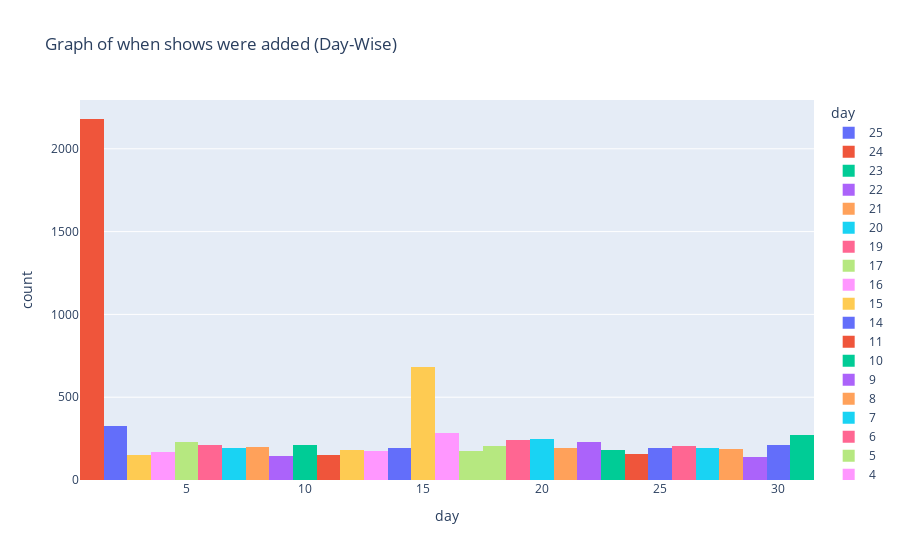

The notebook cell saved with this chart:
### Markdown cell above
#### **1) Day-Wise Analysis**

### Code cell
#plotting a graph on basis of which day it was added in
df_date_added['date_added_day'] = pd.to_datetime(df_date_added['date_added']).dt.day 
plt.histogram(df_date_added, x='date_added_day', title='Graph of when shows were added (Day-Wise)', color='date_added_day', labels={"date_added_day":"day"})

### Figure 1 — Plotly figure (JSON) as saved in the notebook; plotly's stock layout.template omitted (floating-point values rounded to 4 significant figures; data arrays with more than 128 entries replaced by an {"elided": "..."} marker saying what was removed)
{"data": [{"alignmentgroup": "True", "bingroup": "x", "hovertemplate": "day=%{x}<br>count=%{y}<extra></extra>", "legendgroup": "25", "marker": {"color": "#636efa", "pattern": {"shape": ""}}, "name": "25", "offsetgroup": "25", "orientation": "v", "showlegend": true, "type": "histogram", "x": {"elided": "196 int values"}, "xaxis": "x", "yaxis": "y"}, {"alignmentgroup": "True", "bingroup": "x", "hovertemplate": "day=%{x}<br>count=%{y}<extra></extra>", "legendgroup": "24", "marker": {"color": "#EF553B", "pattern": {"shape": ""}}, "name": "24", "offsetgroup": "24", "orientation": "v", "showlegend": true, "type": "histogram", "x": {"elided": "159 int values"}, "xaxis": "x", "yaxis": "y"}, {"alignmentgroup": "True", "bingroup": "x", "hovertemplate": "day=%{x}<br>count=%{y}<extra></extra>", "legendgroup": "23", "marker": {"color": "#00cc96", "pattern": {"shape": ""}}, "name": "23", "offsetgroup": "23", "orientation": "v", "showlegend": true, "type": "histogram", "x": {"elided": "183 int values"}, "xaxis": "x", "yaxis": "y"}, {"alignmentgroup": "True", "bingroup": "x", "hovertemplate": "day=%{x}<br>count=%{y}<extra></extra>", "legendgroup": "22", "marker": {"color": "#ab63fa", "pattern": {"shape": ""}}, "name": "22", "offsetgroup": "22", "orientation": "v", "showlegend": true, "type": "histogram", "x": {"elided": "230 int values"}, "xaxis": "x", "yaxis": "y"}, {"alignmentgroup": "True", "bingroup": "x", "hovertemplate": "day=%{x}<br>count=%{y}<extra></extra>", "legendgroup": "21", "marker": {"color": "#FFA15A", "pattern": {"shape": ""}}, "name": "21", "offsetgroup": "21", "orientation": "v", "showlegend": true, "type": "histogram", "x": {"elided": "192 int values"}, "xaxis": "x", "yaxis": "y"}, {"alignmentgroup": "True", "bingroup": "x", "hovertemplate": "day=%{x}<br>count=%{y}<extra></extra>", "legendgroup": "20", "marker": {"color": "#19d3f3", "pattern": {"shape": ""}}, "name": "20", "offsetgroup": "20", "orientation": "v", "showlegend": true, "type": "histogram", "x": {"elided": "246 int values"}, "xaxis": "x", "yaxis": "y"}, {"alignmentgroup": "True", "bingroup": "x", "hovertemplate": "day=%{x}<br>count=%{y}<extra></extra>", "legendgroup": "19", "marker": {"color": "#FF6692", "pattern": {"shape": ""}}, "name": "19", "offsetgroup": "19", "orientation": "v", "showlegend": true, "type": "histogram", "x": {"elided": "242 int values"}, "xaxis": "x", "yaxis": "y"}, {"alignmentgroup": "True", "bingroup": "x", "hovertemplate": "day=%{x}<br>count=%{y}<extra></extra>", "legendgroup": "17", "marker": {"color": "#B6E880", "pattern": {"shape": ""}}, "name": "17", "offsetgroup": "17", "orientation": "v", "showlegend": true, "type": "histogram", "x": {"elided": "178 int values"}, "xaxis": "x", "yaxis": "y"}, {"alignmentgroup": "True", "bingroup": "x", "hovertemplate": "day=%{x}<br>count=%{y}<extra></extra>", "legendgroup": "16", "marker": {"color": "#FF97FF", "pattern": {"shape": ""}}, "name": "16", "offsetgroup": "16", "orientation": "v", "showlegend": true, "type": "histogram", "x": {"elided": "286 int values"}, "xaxis": "x", "yaxis": "y"}, {"alignmentgroup": "True", "bingroup": "x", "hovertemplate": "day=%{x}<br>count=%{y}<extra></extra>", "legendgroup": "15", "marker": {"color": "#FECB52", "pattern": {"shape": ""}}, "name": "15", "offsetgroup": "15", "orientation": "v", "showlegend": true, "type": "histogram", "x": {"elided": "680 int values"}, "xaxis": "x", "yaxis": "y"}, {"alignmentgroup": "True", "bingroup": "x", "hovertemplate": "day=%{x}<br>count=%{y}<extra></extra>", "legendgroup": "14", "marker": {"color": "#636efa", "pattern": {"shape": ""}}, "name": "14", "offsetgroup": "14", "orientation": "v", "showlegend": true, "type": "histogram", "x": {"elided": "196 int values"}, "xaxis": "x", "yaxis": "y"}, {"alignmentgroup": "True", "bingroup": "x", "hovertemplate": "day=%{x}<br>count=%{y}<extra></extra>", "legendgroup": "11", "marker": {"color": "#EF553B", "pattern": {"shape": ""}}, "name": "11", "offsetgroup": "11", "orientation": "v", "showlegend": true, "type": "histogram", "x": {"elided": "148 int values"}, "xaxis": "x", "yaxis": "y"}, {"alignmentgroup": "True", "bingroup": "x", "hovertemplate": "day=%{x}<br>count=%{y}<extra></extra>", "legendgroup": "10", "marker": {"color": "#00cc96", "pattern": {"shape": ""}}, "name": "10", "offsetgroup": "10", "orientation": "v", "showlegend": true, "type": "histogram", "x": {"elided": "214 int values"}, "xaxis": "x", "yaxis": "y"}, {"alignmentgroup": "True", "bingroup": "x", "hovertemplate": "day=%{x}<br>count=%{y}<extra></extra>", "legendgroup": "9", "marker": {"color": "#ab63fa", "pattern": {"shape": ""}}, "name": "9", "offsetgroup": "9", "orientation": "v", "showlegend": true, "type": "histogram", "x": {"elided": "147 int values"}, "xaxis": "x", "yaxis": "y"}, {"alignmentgroup": "True", "bingroup": "x", "hovertemplate": "day=%{x}<br>count=%{y}<extra></extra>", "legendgroup": "8", "marker": {"color": "#FFA15A", "pattern": {"shape": ""}}, "name": "8", "offsetgroup": "8", "orientation": "v", "showlegend": true, "type": "histogram", "x": {"elided": "199 int values"}, "xaxis": "x", "yaxis": "y"}, {"alignmentgroup": "True", "bingroup": "x", "hovertemplate": "day=%{x}<br>count=%{y}<extra></extra>", "legendgroup": "7", "marker": {"color": "#19d3f3", "pattern": {"shape": ""}}, "name": "7", "offsetgroup": "7", "orientation": "v", "showlegend": true, "type": "histogram", "x": {"elided": "194 int values"}, "xaxis": "x", "yaxis": "y"}, {"alignmentgroup": "True", "bingroup": "x", "hovertemplate": "day=%{x}<br>count=%{y}<extra></extra>", "legendgroup": "6", "marker": {"color": "#FF6692", "pattern": {"shape": ""}}, "name": "6", "offsetgroup": "6", "orientation": "v", "showlegend": true, "type": "histogram", "x": {"elided": "210 int values"}, "xaxis": "x", "yaxis": "y"}, {"alignmentgroup": "True", "bingroup": "x", "hovertemplate": "day=%{x}<br>count=%{y}<extra></extra>", "legendgroup": "5", "marker": {"color": "#B6E880", "pattern": {"shape": ""}}, "name": "5", "offsetgroup": "5", "orientation": "v", "showlegend": true, "type": "histogram", "x": {"elided": "231 int values"}, "xaxis": "x", "yaxis": "y"}, {"alignmentgroup": "True", "bingroup": "x", "hovertemplate": "day=%{x}<br>count=%{y}<extra></extra>", "legendgroup": "4", "marker": {"color": "#FF97FF", "pattern": {"shape": ""}}, "name": "4", "offsetgroup": "4", "orientation": "v", "showlegend": true, "type": "histogram", "x": {"elided": "171 int values"}, "xaxis": "x", "yaxis": "y"}, {"alignmentgroup": "True", "bingroup": "x", "hovertemplate": "day=%{x}<br>count=%{y}<extra></extra>", "legendgroup": "3", "marker": {"color": "#FECB52", "pattern": {"shape": ""}}, "name": "3", "offsetgroup": "3", "orientation": "v", "showlegend": true, "type": "histogram", "x": {"elided": "150 int values"}, "xaxis": "x", "yaxis": "y"}, {"alignmentgroup": "True", "bingroup": "x", "hovertemplate": "day=%{x}<br>count=%{y}<extra></extra>", "legendgroup": "2", "marker": {"color": "#636efa", "pattern": {"shape": ""}}, "name": "2", "offsetgroup": "2", "orientation": "v", "showlegend": true, "type": "histogram", "x": {"elided": "324 int values"}, "xaxis": "x", "yaxis": "y"}, {"alignmentgroup": "True", "bingroup": "x", "hovertemplate": "day=%{x}<br>count=%{y}<extra></extra>", "legendgroup": "1", "marker": {"color": "#EF553B", "pattern": {"shape": ""}}, "name": "1", "offsetgroup": "1", "orientation": "v", "showlegend": true, "type": "histogram", "x": {"elided": "2180 int values"}, "xaxis": "x", "yaxis": "y"}, {"alignmentgroup": "True", "bingroup": "x", "hovertemplate": "day=%{x}<br>count=%{y}<extra></extra>", "legendgroup": "31", "marker": {"color": "#00cc96", "pattern": {"shape": ""}}, "name": "31", "offsetgroup": "31", "orientation": "v", "showlegend": true, "type": "histogram", "x": {"elided": "269 int values"}, "xaxis": "x", "yaxis": "y"}, {"alignmentgroup": "True", "bingroup": "x", "hovertemplate": "day=%{x}<br>count=%{y}<extra></extra>", "legendgroup": "29", "marker": {"color": "#ab63fa", "pattern": {"shape": ""}}, "name": "29", "offsetgroup": "29", "orientation": "v", "showlegend": true, "type": "histogram", "x": {"elided": "141 int values"}, "xaxis": "x", "yaxis": "y"}, {"alignmentgroup": "True", "bingroup": "x", "hovertemplate": "day=%{x}<br>count=%{y}<extra></extra>", "legendgroup": "28", "marker": {"color": "#FFA15A", "pattern": {"shape": ""}}, "name": "28", "offsetgroup": "28", "orientation": "v", "showlegend": true, "type": "histogram", "x": {"elided": "189 int values"}, "xaxis": "x", "yaxis": "y"}, {"alignmentgroup": "True", "bingroup": "x", "hovertemplate": "day=%{x}<br>count=%{y}<extra></extra>", "legendgroup": "27", "marker": {"color": "#19d3f3", "pattern": {"shape": ""}}, "name": "27", "offsetgroup": "27", "orientation": "v", "showlegend": true, "type": "histogram", "x": {"elided": "195 int values"}, "xaxis": "x", "yaxis": "y"}, {"alignmentgroup": "True", "bingroup": "x", "hovertemplate": "day=%{x}<br>count=%{y}<extra></extra>", "legendgroup": "26", "marker": {"color": "#FF6692", "pattern": {"shape": ""}}, "name": "26", "offsetgroup": "26", "orientation": "v", "showlegend": true, "type": "histogram", "x": {"elided": "204 int values"}, "xaxis": "x", "yaxis": "y"}, {"alignmentgroup": "True", "bingroup": "x", "hovertemplate": "day=%{x}<br>count=%{y}<extra></extra>", "legendgroup": "18", "marker": {"color": "#B6E880", "pattern": {"shape": ""}}, "name": "18", "offsetgroup": "18", "orientation": "v", "showlegend": true, "type": "histogram", "x": {"elided": "205 int values"}, "xaxis": "x", "yaxis": "y"}, {"alignmentgroup": "True", "bingroup": "x", "hovertemplate": "day=%{x}<br>count=%{y}<extra></extra>", "legendgroup": "13", "marker": {"color": "#FF97FF", "pattern": {"shape": ""}}, "name": "13", "offsetgroup": "13", "orientation": "v", "showlegend": true, "type": "histogram", "x": {"elided": "175 int values"}, "xaxis": "x", "yaxis": "y"}, {"alignmentgroup": "True", "bingroup": "x", "hovertemplate": "day=%{x}<br>count=%{y}<extra></extra>", "legendgroup": "12", "marker": {"color": "#FECB52", "pattern": {"shape": ""}}, "name": "12", "offsetgroup": "12", "orientation": "v", "showlegend": true, "type": "histogram", "x": {"elided": "179 int values"}, "xaxis": "x", "yaxis": "y"}, {"alignmentgroup": "True", "bingroup": "x", "hovertemplate": "day=%{x}<br>count=%{y}<extra></extra>", "legendgroup": "30", "marker": {"color": "#636efa", "pattern": {"shape": ""}}, "name": "30", "offsetgroup": "30", "orientation": "v", "showlegend": true, "type": "histogram", "x": {"elided": "210 int values"}, "xaxis": "x", "yaxis": "y"}], "layout": {"barmode": "relative", "legend": {"title": {"text": "day"}, "tracegroupgap": 0}, "title": {"text": "Graph of when shows were added (Day-Wise)"}, "xaxis": {"anchor": "y", "categoryarray": [25, 24, 23, 22, 21, 20, 19, 17, 16, 15, 14, 11, 10, 9, 8, 7, 6, 5, 4, 3, 2, 1, 31, 29, 28, 27, 26, 18, 13, 12, 30], "categoryorder": "array", "domain": [0, 1], "title": {"text": "day"}}, "yaxis": {"anchor": "x", "domain": [0, 1], "title": {"text": "count"}}}}
